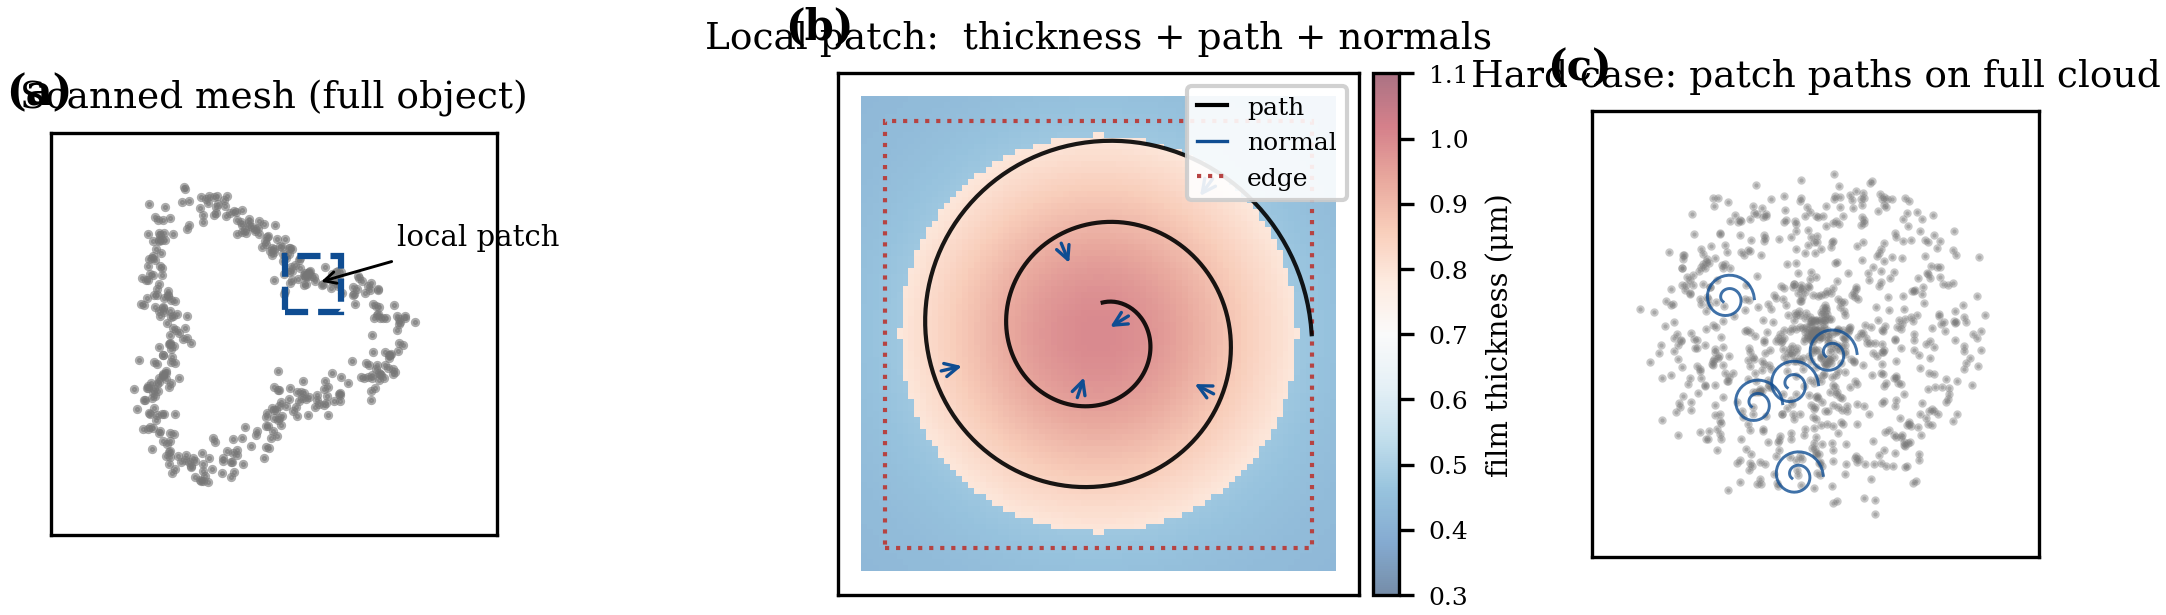

Reproduce this figure in Python.
"""Figure 7 fix — consolidate 5 panels to 3.

Original 5-panel layout:
  (a) Scanned geometry mesh        | (b) Local patch normals
  (c) Planned paths + edge proxy   | (d) Simulated thickness on geometry
  (e) Hard-case full point cloud

Problem: (b)(c)(d) are the same patch shown with different overlays — readers
must scan three panels to mentally assemble the pipeline. This is the
"sub-component fragmentation" anti-pattern in figure-standards.md.

Fixed 3-panel layout:
  (a) Scanned geometry mesh
  (b) Patch with COMBINED overlay: normals + planned path + thickness map
  (c) Hard-case full point cloud

This template uses synthetic geometry to illustrate the layout. Swap in
real scan data when rebuilding for the paper. Style follows TASE / IEEE.
"""
import matplotlib.pyplot as plt
import numpy as np
from matplotlib.patches import FancyArrowPatch

from matplotlib_settings import SEMANTIC, add_panel_label, apply_paper_style, figsize, save


def panel_a_global(ax):
    """Scanned geometry mesh — wireframe + bounding box."""
    np.random.seed(0)
    n = 400
    # Synthetic point cloud shaped like an irregular industrial part
    theta = np.random.uniform(0, 2 * np.pi, n)
    r = 1 + 0.3 * np.cos(3 * theta) + 0.1 * np.random.randn(n)
    x = r * np.cos(theta)
    y = r * np.sin(theta)
    ax.scatter(x, y, s=1.5, color=SEMANTIC["neutral"], alpha=0.6)
    # Patch box selection
    box = plt.Rectangle((0.3, 0.2), 0.5, 0.5, fill=False,
                        edgecolor=SEMANTIC["hero"], linewidth=1.5,
                        linestyle="--")
    ax.add_patch(box)
    ax.annotate("local patch", xy=(0.55, 0.45), xytext=(1.3, 0.8),
                arrowprops=dict(arrowstyle="->", color="black", lw=0.7),
                fontsize=plt.rcParams["font.size"] - 1)
    ax.set_xlim(-1.8, 2.2)
    ax.set_ylim(-1.8, 1.8)
    ax.set_aspect("equal")
    ax.set_xticks([]); ax.set_yticks([])
    ax.set_title("Scanned mesh (full object)")


def panel_b_combined(ax):
    """Combined overlay: patch geometry + normals + planned path + thickness."""
    # Thickness colormap as background
    xx, yy = np.meshgrid(np.linspace(0, 1, 80), np.linspace(0, 1, 80))
    thickness = 0.7 + 0.3 * np.exp(-((xx - 0.5) ** 2 + (yy - 0.5) ** 2) / 0.15)
    thickness *= 1 - 0.4 * (((xx - 0.5) ** 2 + (yy - 0.5) ** 2) > 0.18)
    im = ax.imshow(thickness, extent=[0, 1, 0, 1], origin="lower",
                   cmap="RdBu_r", alpha=0.55, vmin=0.3, vmax=1.1)

    # Planned spiral path
    t = np.linspace(0, 1, 300)
    a = 0.45 * (1 - 0.85 * t)
    px = 0.5 + a * np.cos(t * 14)
    py = 0.5 + a * np.sin(t * 14)
    ax.plot(px, py, color="black", linewidth=1.0, alpha=0.9,
            label="planned path")

    # Normal vectors at sampled points
    sample = np.linspace(20, 280, 6).astype(int)
    for i in sample:
        nx, ny = -np.cos(t[i] * 14), -np.sin(t[i] * 14)
        ax.add_patch(FancyArrowPatch((px[i], py[i]),
                                     (px[i] + 0.08 * nx, py[i] + 0.08 * ny),
                                     arrowstyle="->", color=SEMANTIC["hero"],
                                     mutation_scale=8, linewidth=0.8))

    # Edge proxy boundary
    edge = plt.Rectangle((0.05, 0.05), 0.9, 0.9, fill=False,
                         edgecolor=SEMANTIC["baseline"], linewidth=1.0,
                         linestyle=":", label="edge proxy")
    ax.add_patch(edge)

    ax.set_xlim(-0.05, 1.05); ax.set_ylim(-0.05, 1.05)
    ax.set_aspect("equal")
    ax.set_xticks([]); ax.set_yticks([])
    ax.set_title("Local patch:  thickness + path + normals")

    # Shared compact legend inside panel
    legend_elements = [
        plt.Line2D([0], [0], color="black", lw=1.0, label="path"),
        plt.Line2D([0], [0], color=SEMANTIC["hero"], lw=0.8, label="normal"),
        plt.Line2D([0], [0], color=SEMANTIC["baseline"], lw=1.0,
                   linestyle=":", label="edge"),
    ]
    ax.legend(handles=legend_elements, loc="upper right",
              fontsize=plt.rcParams["font.size"] - 2,
              frameon=True, framealpha=0.9, handlelength=1.2)

    # Colorbar
    cb = plt.colorbar(im, ax=ax, fraction=0.04, pad=0.02)
    cb.set_label("film thickness (μm)", fontsize=plt.rcParams["font.size"] - 1)
    cb.ax.tick_params(labelsize=plt.rcParams["font.size"] - 2)


def panel_c_hardcase(ax):
    """Hard-case full-object point cloud with patch paths."""
    np.random.seed(1)
    n = 800
    theta = np.random.uniform(0, 2 * np.pi, n)
    phi = np.random.uniform(0, np.pi, n)
    r = 1 + 0.1 * np.random.randn(n)
    x = r * np.sin(phi) * np.cos(theta)
    y = r * np.sin(phi) * np.sin(theta)
    ax.scatter(x, y, s=1.0, color=SEMANTIC["neutral"], alpha=0.4)
    # Sample patch paths overlaid
    np.random.seed(2)
    for _ in range(5):
        cx, cy = np.random.uniform(-1, 1, 2)
        t = np.linspace(0, 1, 60)
        a = 0.18 * (1 - 0.8 * t)
        px = cx + a * np.cos(t * 10)
        py = cy + a * np.sin(t * 10)
        ax.plot(px, py, color=SEMANTIC["hero"], linewidth=0.7, alpha=0.8)
    ax.set_xlim(-1.5, 1.5); ax.set_ylim(-1.5, 1.5)
    ax.set_aspect("equal")
    ax.set_xticks([]); ax.set_yticks([])
    ax.set_title("Hard case: patch paths on full cloud")


def main():
    apply_paper_style(venue="ieee")
    # 3-panel row, the middle (combined) panel is wider — main-panel hierarchy
    fig, axes = plt.subplots(1, 3, figsize=figsize("double", aspect=0.32),
                              gridspec_kw={"width_ratios": [1, 1.6, 1]})
    panel_a_global(axes[0])
    panel_b_combined(axes[1])
    panel_c_hardcase(axes[2])
    # Auto panel labels (a)(b)(c)
    for ax, lbl in zip(axes, ["(a)", "(b)", "(c)"]):
        add_panel_label(ax, lbl, loc="top-left-outside")
    fig.tight_layout()
    save(fig, "/tmp/paper_fixes/figures/figure_7_consolidated.pdf")


if __name__ == "__main__":
    main()
